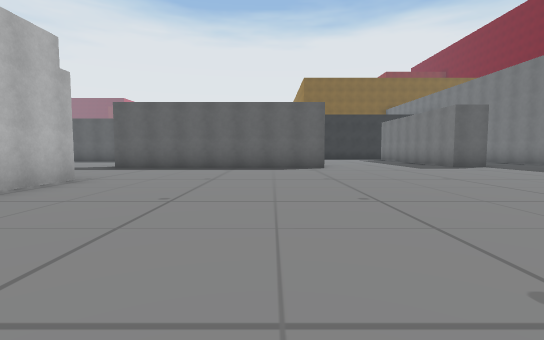
view 1 (above)

24 first-person views from a walk through a 3-D level made in the Unity game engine. The camera is 1.3 m above the floor, tilts 4° down and sees 85° across. The floor is counted in squares, 2.4 m on a side. Each view is taken from the middle of a square. On the plan, view 1 faces up. The plan holds only what a view shows up to about 9 squares ahead; the rest is blank. The place goes on beyond the plan. The player character is not drawn. Some animated figures are not drawn.

view 2
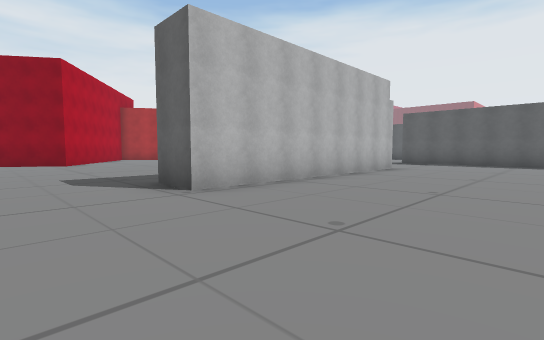

view 3
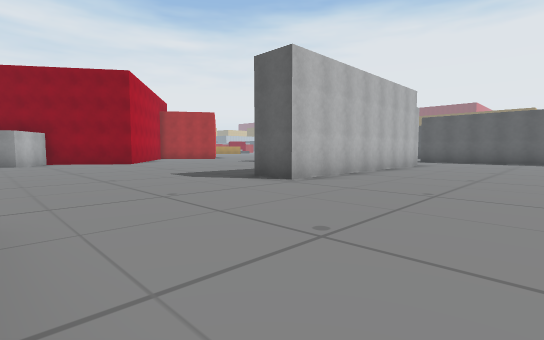

view 4
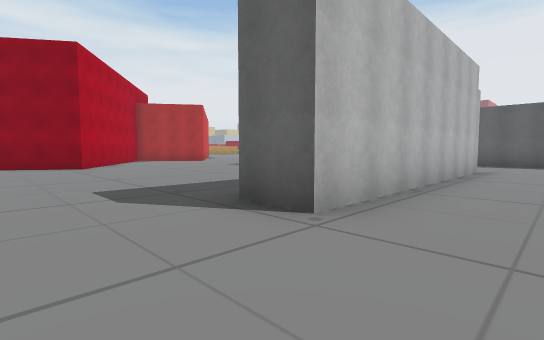

view 5
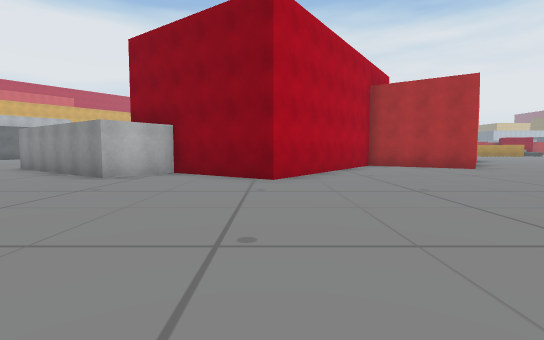

view 6
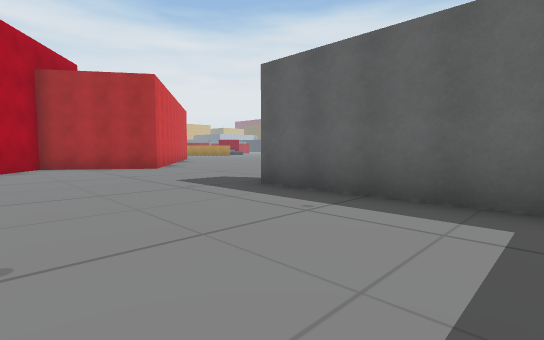

view 7
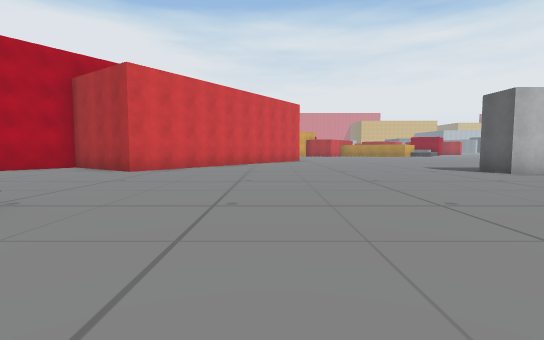

view 8
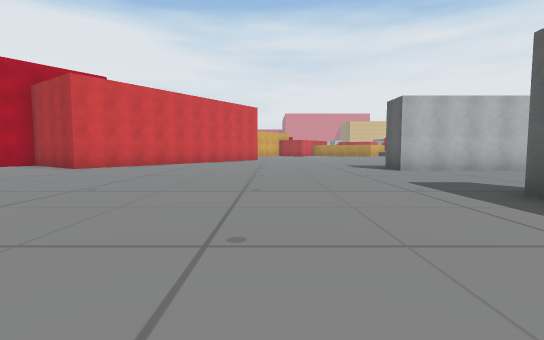

view 9
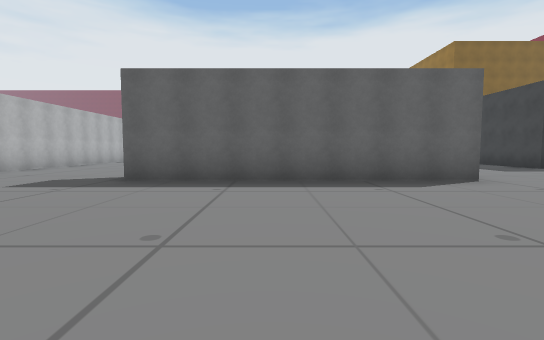

view 10
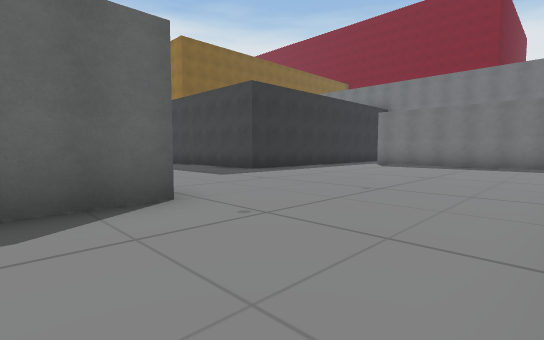

view 11
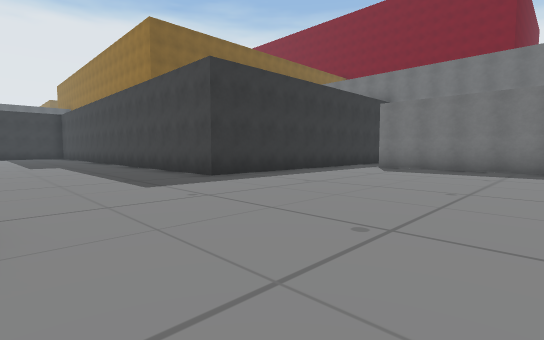

view 12
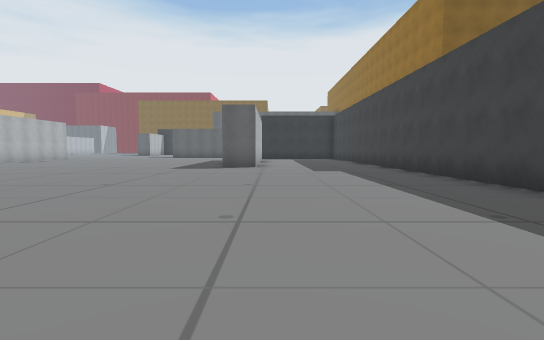

view 13
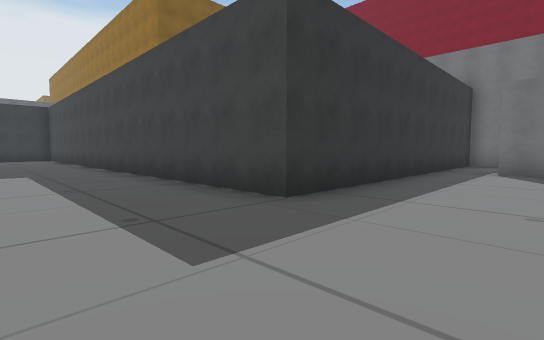

view 14
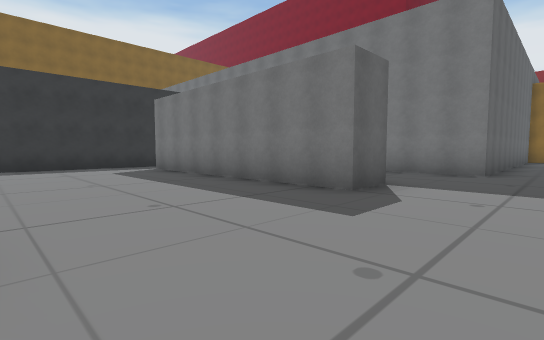

view 15
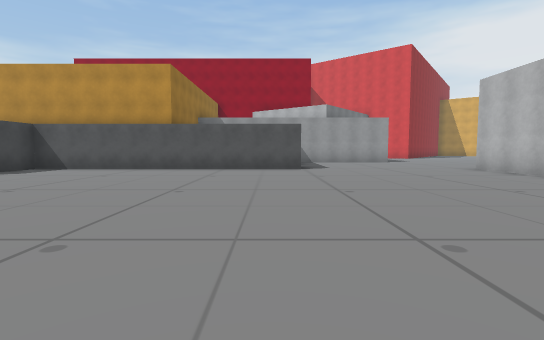

view 16
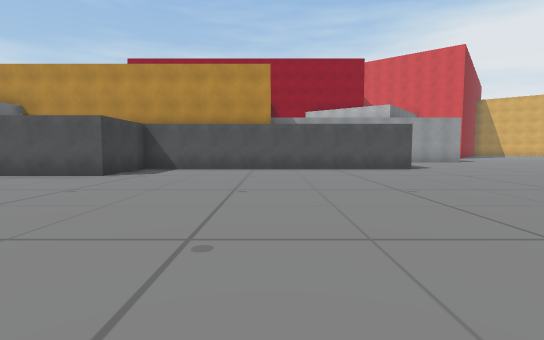

view 17
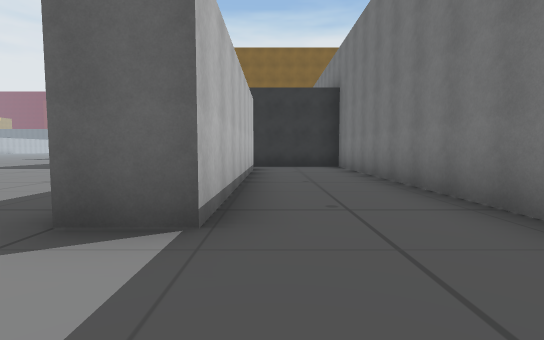

view 18
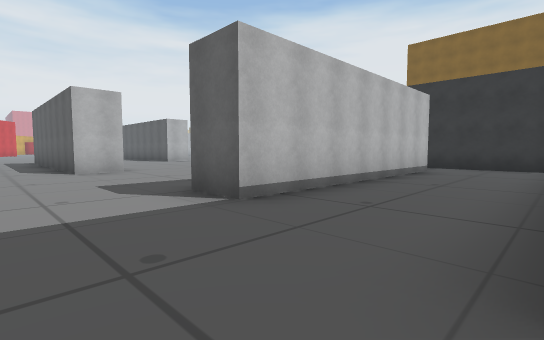

view 19
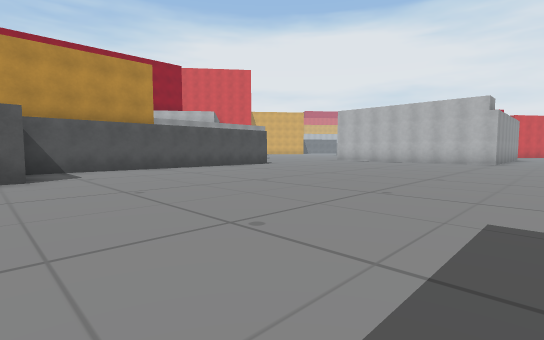

view 20
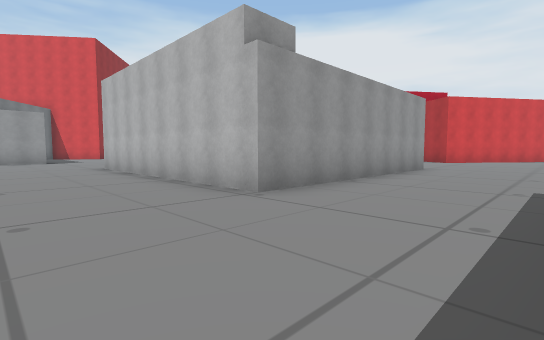

view 21
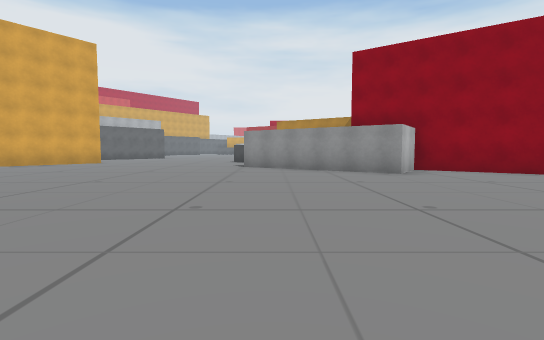

view 22
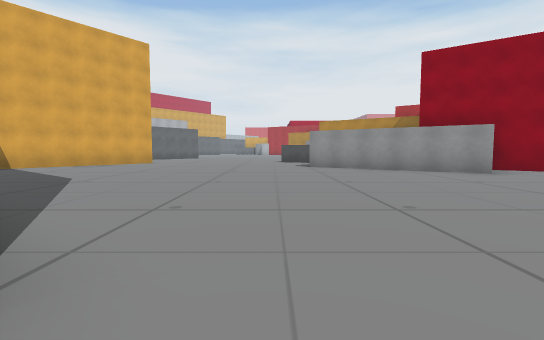

view 23
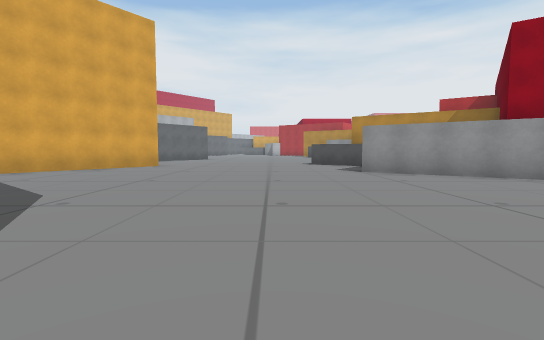

view 24
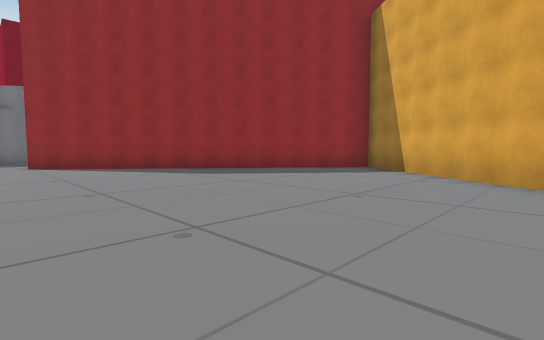

### Floor plan
Points are (right, up) in squares from view 1. A wall is a line through its corners. A room is listed if a view was taken in it or the views show most of it. See-through windows are left out.
Room 1 (views 1, 2, 3, 4, 5, 6, 7, 8, 9, 10, 11, 12, 13, 14, 15, 16, 17, 18, 19, 20, 21, 22, 23, 24)
walls: (-6.1, 4.3) (-9.5, 4.3); (-9.5, 5.3) (-3.5, 5.3) (-3.5, -1) (-4.5, -1); (-3.4, 13) (-9.5, 13); (1.5, 9.6) (1.5, 8.5) (-4.5, 8.5); (1.1, -1.1) (8.4, -1.1) (8.4, 1) (9.5, 1); (-16.1, 6) (-14.1, 4.6) (-15.8, 2.2) (-11.2, -1) (-12.8, -3.2) (-11.5, -4.1) (-14.1, -7.9); (-13.5, 17.1) (-13.5, 13.3) (-14.5, 13.3); (6.5, 15) (6.5, 9) (5.5, 9) (5.5, 15); (9.5, 8.1) (9.1, 8.1) (9.1, 16); (-3.4, 23) (-4.5, 23); (8.6, 16.2) (0.5, 16.2) (0.5, 23.5); (-16, -14.1) (-11.6, -17.5); (-11.4, -17.2) (-5.7, -9.9)
ways out: gap at (6, 15)

Positions as (right, up) in squares from view 1, and headings:
1: (0, 0), facing up
2: (0, -3), facing up-left
3: (0, -5), facing up-left
4: (-2, -3), facing up-left
5: (-6, -1), facing left
6: (-6, 1), facing up-left
7: (-7, 8), facing left
8: (-6, 10), facing left
9: (-7, 8), facing up
10: (-5, 10), facing up-right
11: (-3, 11), facing up-right
12: (-3, 14), facing up
13: (-2, 14), facing up-right
14: (2, 7), facing up-right
15: (2, 7), facing down
16: (5, 7), facing down
17: (7, 7), facing up
18: (9, 7), facing up-left
19: (9, 7), facing down-left
20: (-1, 8), facing down-left
21: (-5, -7), facing left
22: (-5, -9), facing left
23: (-7, -10), facing left
24: (-16, -9), facing down-right
